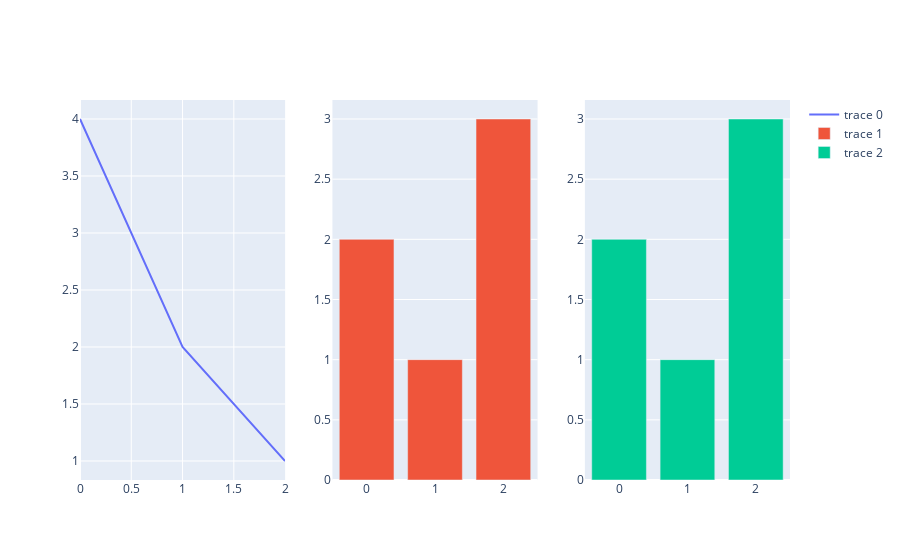

Notebook source saved alongside this figure:
### Markdown cell above
### Subplots

### Code cell
from plotly.subplots import make_subplots

# define the subplots
fig = make_subplots(rows=1, cols=3)

# define what is inside the subplots
trace1 = go.Scatter(y=[4, 2, 1], mode="lines")
trace2 = go.Bar(y=[2, 1, 3])
trace3 = go.Bar(y=[2, 1, 3])

# place the subplot
fig.add_trace(trace1, row=1, col=1)
fig.add_trace(trace2, row=1, col=2)
fig.add_trace(trace3, row=1, col=3)

# show the figure
fig.show()

### Figure 1 — Plotly figure (JSON) as saved in the notebook; plotly's stock layout.template omitted (floating-point values rounded to 4 significant figures)
{"data": [{"mode": "lines", "type": "scatter", "xaxis": "x", "y": [4, 2, 1], "yaxis": "y"}, {"type": "bar", "xaxis": "x2", "y": [2, 1, 3], "yaxis": "y2"}, {"type": "bar", "xaxis": "x3", "y": [2, 1, 3], "yaxis": "y3"}], "layout": {"xaxis": {"anchor": "y", "domain": [0, 0.2889]}, "xaxis2": {"anchor": "y2", "domain": [0.3556, 0.6444]}, "xaxis3": {"anchor": "y3", "domain": [0.7111, 1]}, "yaxis": {"anchor": "x", "domain": [0, 1]}, "yaxis2": {"anchor": "x2", "domain": [0, 1]}, "yaxis3": {"anchor": "x3", "domain": [0, 1]}}}
